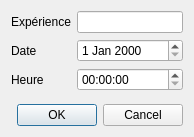
<?xml version="1.0" encoding="UTF-8"?>
<ui version="4.0">
 <class>Dialog</class>
 <widget class="QDialog" name="Dialog">
  <property name="geometry">
   <rect>
    <x>0</x>
    <y>0</y>
    <width>194</width>
    <height>137</height>
   </rect>
  </property>
  <property name="windowTitle">
   <string>Requete ORSEE</string>
  </property>
  <layout class="QVBoxLayout" name="verticalLayout">
   <item>
    <layout class="QFormLayout" name="formLayout">
     <item row="0" column="0">
      <widget class="QLabel" name="label_expe">
       <property name="text">
        <string>Expérience</string>
       </property>
      </widget>
     </item>
     <item row="0" column="1">
      <widget class="QLineEdit" name="lineEdit_expe">
       <property name="maximumSize">
        <size>
         <width>150</width>
         <height>16777215</height>
        </size>
       </property>
      </widget>
     </item>
     <item row="1" column="0">
      <widget class="QLabel" name="label_date">
       <property name="text">
        <string>Date</string>
       </property>
      </widget>
     </item>
     <item row="1" column="1">
      <widget class="QDateEdit" name="dateEdit"/>
     </item>
     <item row="2" column="0">
      <widget class="QLabel" name="label_heure">
       <property name="text">
        <string>Heure</string>
       </property>
      </widget>
     </item>
     <item row="2" column="1">
      <widget class="QTimeEdit" name="timeEdit"/>
     </item>
    </layout>
   </item>
   <item>
    <widget class="QDialogButtonBox" name="buttonBox">
     <property name="orientation">
      <enum>Qt::Horizontal</enum>
     </property>
     <property name="standardButtons">
      <set>QDialogButtonBox::Cancel|QDialogButtonBox::Ok</set>
     </property>
    </widget>
   </item>
  </layout>
 </widget>
 <resources/>
 <connections>
  <connection>
   <sender>buttonBox</sender>
   <signal>rejected()</signal>
   <receiver>Dialog</receiver>
   <slot>reject()</slot>
   <hints>
    <hint type="sourcelabel">
     <x>316</x>
     <y>260</y>
    </hint>
    <hint type="destinationlabel">
     <x>286</x>
     <y>274</y>
    </hint>
   </hints>
  </connection>
 </connections>
</ui>
